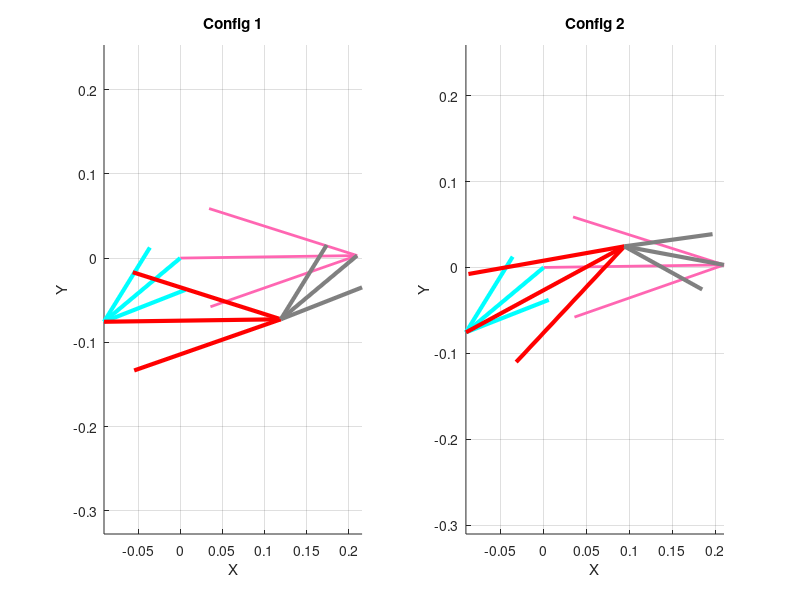

Here is the MATLAB script that generated this plot:
clear all
close all
clc

% ==========================================
% 1. PARAMETERS & INPUT
% ==========================================
L1 = 0.210; % Ground (Pink) - d
L2 = 0.118; % Crank (Cyan) - a (Input Link from Loop 1)
L3 = 0.210; % Coupler (Red) - b
L4 = 0.118; % Rocker (Grey) - c

% Assign canonical names
d = L1;
a = L2;
b = L3;
c = L4;

% Ground Offset
theta1_deg = 0.81;
theta1 = deg2rad(theta1_deg);

% Norton's K Constants
K1 = d/a;
K2 = d/c;
K3 = (a^2 - b^2 + c^2 + d^2)/(2*a*c);

% --- INPUT (Link 2 from Loop 1) ---
q2_global_deg = 39.8576 -180 ;
q2 = deg2rad(q2_global_deg) - theta1; % Local Angle

% ==========================================
% 2. CALCULATION (Find q4 given q2)
% ==========================================

% Coefficients A, B, C for finding q4 (Derived from Input q2)
A = cos(q2) - K1 - K2*cos(q2) + K3;
B = -2*sin(q2);
C = K1 - (K2+1)*cos(q2) + K3;

det_val = B^2 - 4*A*C;

% Solve for q4 (2 Cases: Open & Crossed)
q4_sol1 = 2*atan((-B + sqrt(det_val))/(2*A)); 
q4_sol2 = 2*atan((-B - sqrt(det_val))/(2*A));

% Calculate q3 using Vector Sum Logic
% Case 1 (Config 1)
Vec3_1 = c*exp(1j*q4_sol1) + d - a*exp(1j*q2);
q3_sol1 = angle(Vec3_1);

% Case 2 (Config 2)
Vec3_2 = c*exp(1j*q4_sol2) + d - a*exp(1j*q2);
q3_sol2 = angle(Vec3_2);

% ==========================================
% 3. CONVERT TO GLOBAL & DISPLAY
% ==========================================
q2g = q2 + theta1;

q3_1g = q3_sol1 + theta1;
q4_1g = q4_sol1 + theta1;

q3_2g = q3_sol2 + theta1;
q4_2g = q4_sol2 + theta1;

fprintf('--- Results for Input Theta2 = %.4f deg ---\n', q2_global_deg);
fprintf('Configuration 1:\n Theta3: %.4f deg, Theta4: %.4f deg\n', rad2deg(q3_1g), rad2deg(q4_1g));
fprintf('Configuration 2:\n Theta3: %.4f deg, Theta4: %.4f deg\n', rad2deg(q3_2g), rad2deg(q4_2g));

% ==========================================
% 4. PLOTTING
% ==========================================
figure('Name', 'Loop 2 Analysis: Single Input', 'NumberTitle', 'off');

% Define Colors
col_ground = [1, 0.4, 0.7]; % Pink
col_L2 = 'c';               % Cyan
col_L3 = 'r';               % Red
col_L4 = [0.5, 0.5, 0.5];   % Grey

% --- PLOT CASE 1 ---
subplot(1, 2, 1); 
hold on; axis equal; grid on;

RA = a*exp(1j*q2g);
RBA_1 = b*exp(1j*q3_1g);
RB_1 = RA + RBA_1;
RO4O2 = d*exp(1j*theta1);

O2x=0; O2y=0;
O4x=real(RO4O2); O4y=imag(RO4O2);
Ax=real(RA); Ay=imag(RA);
Bx_1=real(RB_1); By_1=imag(RB_1);

quiver(O2x, O2y, O4x-O2x, O4y-O2y, 0, 'Color', col_ground, 'LineWidth', 2, 'MaxHeadSize', 0.5); % Ground
quiver(O2x, O2y, Ax-O2x, Ay-O2y, 0, 'Color', col_L2, 'LineWidth', 3, 'MaxHeadSize', 0.5); % Link 2
quiver(Ax, Ay, Bx_1-Ax, By_1-Ay, 0, 'Color', col_L3, 'LineWidth', 3, 'MaxHeadSize', 0.5); % Link 3
quiver(O4x, O4y, Bx_1-O4x, By_1-O4y, 0, 'Color', col_L4, 'LineWidth', 3, 'MaxHeadSize', 0.5); % Link 4

title(['Config 1']);
xlabel('X'); ylabel('Y');

% --- PLOT CASE 2 ---
subplot(1, 2, 2); 
hold on; axis equal; grid on;

RBA_2 = b*exp(1j*q3_2g);
RB_2 = RA + RBA_2;

Bx_2=real(RB_2); By_2=imag(RB_2);

quiver(O2x, O2y, O4x-O2x, O4y-O2y, 0, 'Color', col_ground, 'LineWidth', 2, 'MaxHeadSize', 0.5); % Ground
quiver(O2x, O2y, Ax-O2x, Ay-O2y, 0, 'Color', col_L2, 'LineWidth', 3, 'MaxHeadSize', 0.5); % Link 2
quiver(Ax, Ay, Bx_2-Ax, By_2-Ay, 0, 'Color', col_L3, 'LineWidth', 3, 'MaxHeadSize', 0.5); % Link 3
quiver(O4x, O4y, Bx_2-O4x, By_2-O4y, 0, 'Color', col_L4, 'LineWidth', 3, 'MaxHeadSize', 0.5); % Link 4

title(['Config 2']);
xlabel('X'); ylabel('Y');

